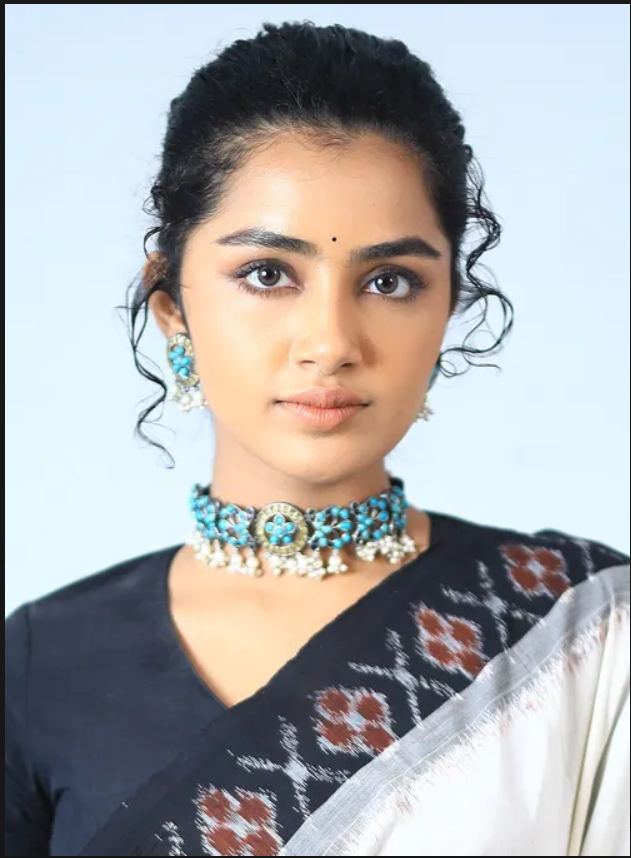
#> input picture ai-engine/input/reference.jpg, 631 x 858 px
$ python -i bw_converter.py   (imports and definitions only)
#> lines starting #> are read from the running program, lines starting #| are printed output that depends on the picture
"""
LOOMIS AI — STUDIO BLACK & WHITE PICTURE CONVERTER
Converts any portrait photograph into an artistic, high-contrast Black & White
reference picture optimized for classical Andrew Loomis graphite construction:
- Professional photometric luminance extraction (Rec.709)
- CLAHE (Contrast Limited Adaptive Histogram Equalization) for facial plane clarity
- Filmic S-curve tone mapping to preserve luminous highlights and velvety deep darks
- Sensor noise reduction while retaining hair, skin, and fabric texture
"""

from __future__ import annotations

from pathlib import Path
from typing import Optional, Tuple, Union
import cv2
import numpy as np


def convert_to_black_and_white(
    input_path: Union[Path, str],
    output_path: Optional[Union[Path, str]] = None,
    contrast_boost: float = 1.15,
    clahe_clip: float = 2.0,
    tile_size: int = 8,
) -> Path:
    """
    Converts a portrait photo to an artistic black-and-white reference image.

    Args:
        input_path: Path to the input image file.
        output_path: Optional destination path. Defaults to <stem>_bw.jpg in the same directory.
        contrast_boost: Midtone contrast multiplier for graphite tonal separation.
        clahe_clip: Contrast Limit for Adaptive Histogram Equalization.
        tile_size: Grid tile size for localized illumination balancing.

    Returns:
        Path to the saved Black & White image file.
    """
#> called with input_path = '../input/reference.jpg', contrast_boost = 1.15, clahe_clip = 2, tile_size = 8
    in_p = Path(input_path).resolve()
    if not in_p.exists():
        raise FileNotFoundError(f"Input image not found: {in_p}")

    if output_path is None:
        out_p = in_p.parent / f"{in_p.stem}_bw.jpg"
    else:
        out_p = Path(output_path).resolve()

    out_p.parent.mkdir(parents=True, exist_ok=True)

    img = cv2.imread(str(in_p))
#> img is the input picture: shape (858, 631, 3); mean B, G, R 173.4, 171.9, 171.4
    if img is None:
        raise ValueError(f"Failed to read image with OpenCV: {in_p}")

    # 1. High-fidelity photometric luminance conversion
    if len(img.shape) == 3 and img.shape[2] == 3:
        # Standard Rec.709 photometric weights: Y = 0.2126 R + 0.7152 G + 0.0722 B
        gray = cv2.cvtColor(img, cv2.COLOR_BGR2GRAY)
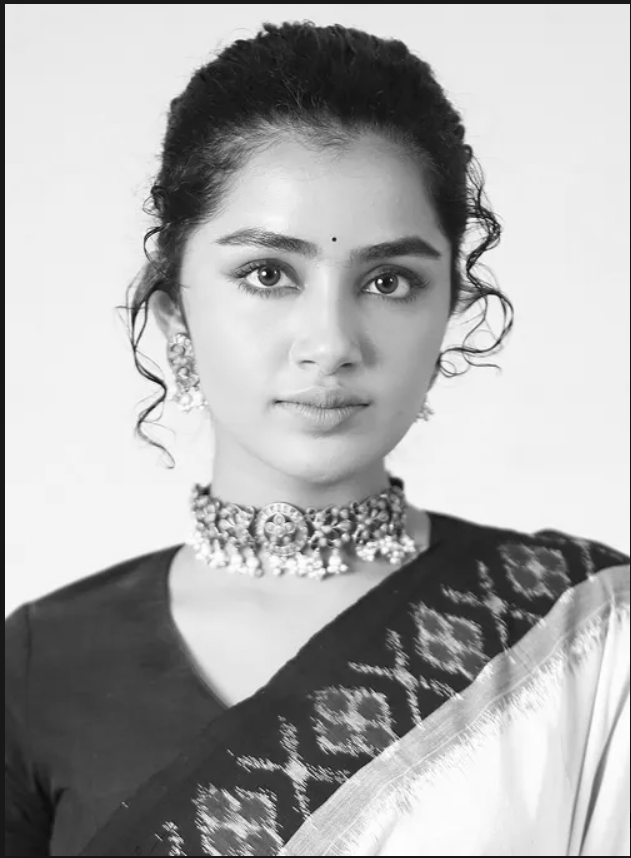
#> gray: shape (858, 631); min 2, max 255, mean 171.9
    else:
        gray = img.copy()

    # 2. Gentle bilateral filter to eliminate sensor noise while keeping hair & eyes razor-sharp
    smooth = cv2.bilateralFilter(gray, d=5, sigmaColor=35, sigmaSpace=35)

    # 3. CLAHE for localized facial tonal balance (lifts eye sockets, defines cheekbones)
    clahe = cv2.createCLAHE(clipLimit=clahe_clip, tileGridSize=(tile_size, tile_size))
    balanced = clahe.apply(smooth)
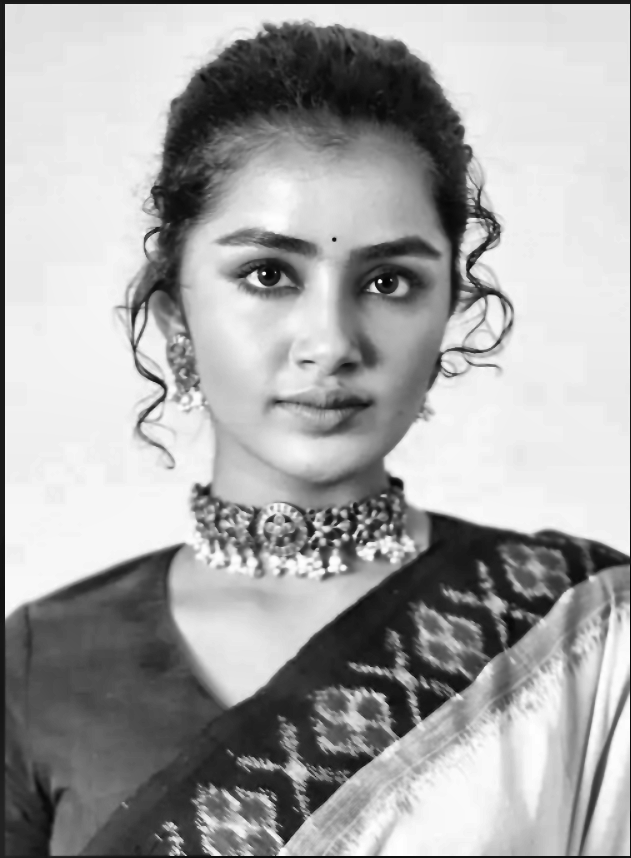
#> balanced: shape (858, 631); min 2, max 254, mean 166.1

    # 4. Filmic S-curve contrast mapping to emulate fine art graphite paper tones
    # Maps darks deeper (4B/6B pencil) and highlights brighter (clean paper)
    norm = balanced.astype(np.float32) / 255.0

    # Gentle sigmoid S-curve
    mid = 0.50
    steepness = 3.6 * contrast_boost
    curve = 1.0 / (1.0 + np.exp(-steepness * (norm - mid)))
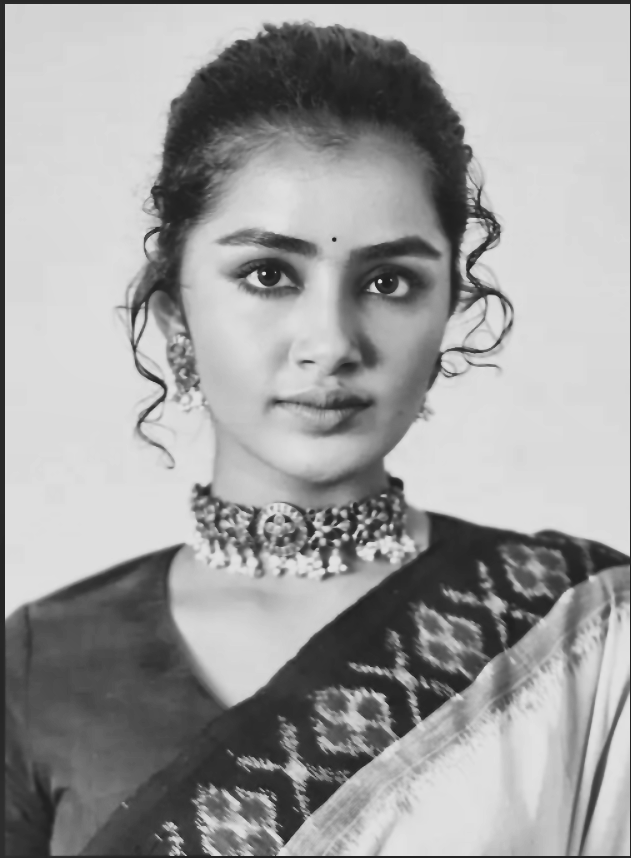
#> curve: shape (858, 631) float32; min 0.115, max 0.886, mean 0.624
    # Renormalize to [0, 1]
    c_min = 1.0 / (1.0 + np.exp(steepness * mid))
    c_max = 1.0 / (1.0 + np.exp(-steepness * (1.0 - mid)))
    curve = (curve - c_min) / (c_max - c_min)
    curve = np.clip(curve * 255.0, 0, 255).astype(np.uint8)

    # 5. Blend 75% filmic curve + 25% original balanced for natural skin realism
    final_bw = cv2.addWeighted(curve, 0.75, balanced, 0.25, 0)

    # 6. Save as high-quality JPEG
    cv2.imwrite(str(out_p), final_bw, [cv2.IMWRITE_JPEG_QUALITY, 96])
    return out_p


def get_bw_reference_path(source_path: Union[Path, str]) -> Path:
    """
    Returns the associated black-and-white picture path for a given portrait,
    generating it automatically if it does not yet exist.
    """
    p = Path(source_path).resolve()
    bw_cand = p.parent / f"{p.stem}_bw{p.suffix}"
    if not bw_cand.exists():
        return convert_to_black_and_white(p, bw_cand)
    return bw_cand

>>> result = convert_to_black_and_white('../input/reference.jpg')
